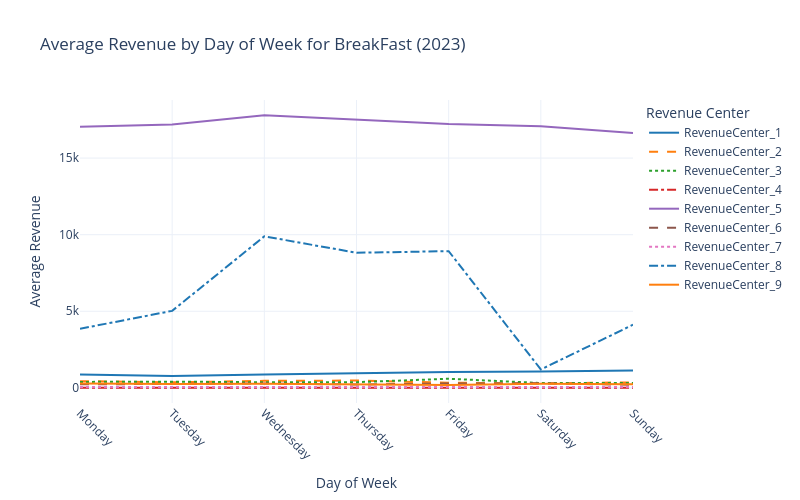
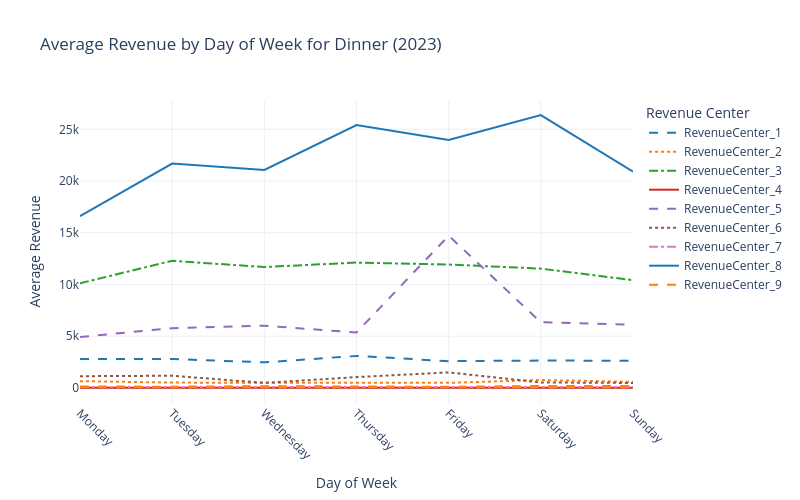
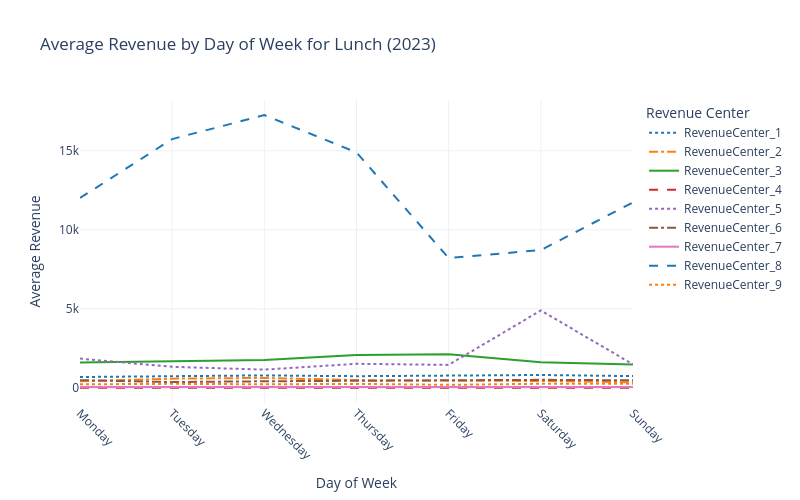

Notebook code cell kept with these figures, in order:
### Code cell
import pandas as pd
import plotly.express as px
from itertools import cycle

# Define column names
column_names = ['Date', 'MealPeriod', 'RevenueCenter', 'Revenue']

# Read the CSV with 'Date' as index and parse dates
data = pd.read_csv("C:/Users/Raveesha/Downloads/transaction_summary.csv", header=None, names=column_names, parse_dates=['Date'], index_col=['Date'])

# Reset index to move 'Date' back into a column
data = data.reset_index()

# Extract the day of the week (0 = Monday, 6 = Sunday)
data['DayOfWeek'] = data['Date'].dt.dayofweek

# Map day numbers to day names, ensuring Monday is first and Sunday is last
day_map = {0: 'Monday', 1: 'Tuesday', 2: 'Wednesday', 3: 'Thursday', 4: 'Friday', 5: 'Saturday', 6: 'Sunday'}
data['DayOfWeekName'] = data['DayOfWeek'].map(day_map)

# Order the days of the week correctly (Monday to Sunday)
day_order = ['Monday', 'Tuesday', 'Wednesday', 'Thursday', 'Friday', 'Saturday', 'Sunday']
data['DayOfWeekName'] = pd.Categorical(data['DayOfWeekName'], categories=day_order, ordered=True)

# Group by DayOfWeekName, MealPeriod, and RevenueCenter to calculate average revenue
weekly_avg = data.groupby(['DayOfWeekName', 'MealPeriod', 'RevenueCenter'])['Revenue'].mean().reset_index()

# Round the 'Revenue' column to one decimal place
weekly_avg['Revenue'] = weekly_avg['Revenue'].round(1)

# Verify the result and check unique meal periods
print(weekly_avg.head())
print("Unique Meal Periods:", weekly_avg['MealPeriod'].unique())

# Get unique meal periods
meal_periods = weekly_avg['MealPeriod'].unique()

# Define a color cycle and line style cycle for revenue centers
colors = cycle(['#1f77b4', '#ff7f0e', '#2ca02c', '#d62728', '#9467bd', '#8c564b', '#e377c2'])
color_map = {center: next(colors) for center in weekly_avg['RevenueCenter'].unique()}
line_styles = cycle(['solid', 'dash', 'dot', 'dashdot'])

# Create a separate plot for each meal period
for meal in meal_periods:
    # Filter data for the current meal period
    df_meal = weekly_avg[weekly_avg['MealPeriod'] == meal]
    
    # Create line plot
    fig = px.line(
        df_meal,
        x='DayOfWeekName',
        y='Revenue',
        color='RevenueCenter',
        color_discrete_map=color_map,
        title=f'Average Revenue by Day of Week for {meal} (2023)'
    )
    
    # Update line styles to alternate (e.g., solid, dashed)
    for trace, style in zip(fig.data, line_styles):
        trace.line.dash = style
    
    # Update layout to match the style
    fig.update_layout(
        xaxis_title='Day of Week',
        yaxis_title='Average Revenue',
        legend_title='Revenue Center',
        width=800,
        height=500,
        template='plotly_white',
    )
    
    # Rotate x-axis labels for better readability
    fig.update_xaxes(tickangle=45)
    
    # Show the plot
    fig.show()

### Figure 1 — Plotly figure (JSON) as saved in the notebook; plotly's stock layout.template omitted (floating-point values rounded to 4 significant figures)
{"data": [{"hovertemplate": "RevenueCenter=RevenueCenter_1<br>DayOfWeekName=%{x}<br>Revenue=%{y}<extra></extra>", "legendgroup": "RevenueCenter_1", "line": {"color": "#1f77b4", "dash": "solid"}, "marker": {"symbol": "circle"}, "mode": "lines", "name": "RevenueCenter_1", "orientation": "v", "showlegend": true, "type": "scatter", "x": ["Monday", "Tuesday", "Wednesday", "Thursday", "Friday", "Saturday", "Sunday"], "xaxis": "x", "y": [875.6, 778.4, 878.6, 967.2, 1036.0, 1063.0, 1140.0], "yaxis": "y"}, {"hovertemplate": "RevenueCenter=RevenueCenter_2<br>DayOfWeekName=%{x}<br>Revenue=%{y}<extra></extra>", "legendgroup": "RevenueCenter_2", "line": {"color": "#ff7f0e", "dash": "dash"}, "marker": {"symbol": "circle"}, "mode": "lines", "name": "RevenueCenter_2", "orientation": "v", "showlegend": true, "type": "scatter", "x": ["Monday", "Tuesday", "Wednesday", "Thursday", "Friday", "Saturday", "Sunday"], "xaxis": "x", "y": [438.5, 358.6, 457.1, 476.6, 334.2, 288.5, 358.5], "yaxis": "y"}, {"hovertemplate": "RevenueCenter=RevenueCenter_3<br>DayOfWeekName=%{x}<br>Revenue=%{y}<extra></extra>", "legendgroup": "RevenueCenter_3", "line": {"color": "#2ca02c", "dash": "dot"}, "marker": {"symbol": "circle"}, "mode": "lines", "name": "RevenueCenter_3", "orientation": "v", "showlegend": true, "type": "scatter", "x": ["Monday", "Tuesday", "Wednesday", "Thursday", "Friday", "Saturday", "Sunday"], "xaxis": "x", "y": [387.6, 404.6, 363.7, 369.2, 594.2, 316.1, 313.5], "yaxis": "y"}, {"hovertemplate": "RevenueCenter=RevenueCenter_4<br>DayOfWeekName=%{x}<br>Revenue=%{y}<extra></extra>", "legendgroup": "RevenueCenter_4", "line": {"color": "#d62728", "dash": "dashdot"}, "marker": {"symbol": "circle"}, "mode": "lines", "name": "RevenueCenter_4", "orientation": "v", "showlegend": true, "type": "scatter", "x": ["Monday", "Tuesday", "Wednesday", "Thursday", "Friday", "Saturday", "Sunday"], "xaxis": "x", "y": [0.0, 0.0, 0.0, 0.0, 0.0, 0.0, 0.0], "yaxis": "y"}, {"hovertemplate": "RevenueCenter=RevenueCenter_5<br>DayOfWeekName=%{x}<br>Revenue=%{y}<extra></extra>", "legendgroup": "RevenueCenter_5", "line": {"color": "#9467bd", "dash": "solid"}, "marker": {"symbol": "circle"}, "mode": "lines", "name": "RevenueCenter_5", "orientation": "v", "showlegend": true, "type": "scatter", "x": ["Monday", "Tuesday", "Wednesday", "Thursday", "Friday", "Saturday", "Sunday"], "xaxis": "x", "y": [17050.0, 17190.0, 17800.0, 17530.0, 17220.0, 17070.0, 16640.0], "yaxis": "y"}, {"hovertemplate": "RevenueCenter=RevenueCenter_6<br>DayOfWeekName=%{x}<br>Revenue=%{y}<extra></extra>", "legendgroup": "RevenueCenter_6", "line": {"color": "#8c564b", "dash": "dash"}, "marker": {"symbol": "circle"}, "mode": "lines", "name": "RevenueCenter_6", "orientation": "v", "showlegend": true, "type": "scatter", "x": ["Monday", "Tuesday", "Wednesday", "Thursday", "Friday", "Saturday", "Sunday"], "xaxis": "x", "y": [227.6, 237.0, 282.8, 218.8, 284.2, 294.2, 203.5], "yaxis": "y"}, {"hovertemplate": "RevenueCenter=RevenueCenter_7<br>DayOfWeekName=%{x}<br>Revenue=%{y}<extra></extra>", "legendgroup": "RevenueCenter_7", "line": {"color": "#e377c2", "dash": "dot"}, "marker": {"symbol": "circle"}, "mode": "lines", "name": "RevenueCenter_7", "orientation": "v", "showlegend": true, "type": "scatter", "x": ["Monday", "Tuesday", "Wednesday", "Thursday", "Friday", "Saturday", "Sunday"], "xaxis": "x", "y": [54.1, 59.5, 73.2, 67.8, 85.6, 50.6, 58.3], "yaxis": "y"}, {"hovertemplate": "RevenueCenter=RevenueCenter_8<br>DayOfWeekName=%{x}<br>Revenue=%{y}<extra></extra>", "legendgroup": "RevenueCenter_8", "line": {"color": "#1f77b4", "dash": "dashdot"}, "marker": {"symbol": "circle"}, "mode": "lines", "name": "RevenueCenter_8", "orientation": "v", "showlegend": true, "type": "scatter", "x": ["Monday", "Tuesday", "Wednesday", "Thursday", "Friday", "Saturday", "Sunday"], "xaxis": "x", "y": [3857.0, 5026.0, 9892.0, 8819.0, 8924.0, 1200.0, 4120.0], "yaxis": "y"}, {"hovertemplate": "RevenueCenter=RevenueCenter_9<br>DayOfWeekName=%{x}<br>Revenue=%{y}<extra></extra>", "legendgroup": "RevenueCenter_9", "line": {"color": "#ff7f0e", "dash": "solid"}, "marker": {"symbol": "circle"}, "mode": "lines", "name": "RevenueCenter_9", "orientation": "v", "showlegend": true, "type": "scatter", "x": ["Monday", "Tuesday", "Wednesday", "Thursday", "Friday", "Saturday", "Sunday"], "xaxis": "x", "y": [277.8, 245.8, 270.4, 218.3, 191.3, 259.9, 229.2], "yaxis": "y"}], "layout": {"height": 500, "legend": {"title": {"text": "Revenue Center"}, "tracegroupgap": 0}, "title": {"text": "Average Revenue by Day of Week for BreakFast (2023)"}, "width": 800, "xaxis": {"anchor": "y", "domain": [0, 1], "tickangle": 45, "title": {"text": "Day of Week"}}, "yaxis": {"anchor": "x", "domain": [0, 1], "title": {"text": "Average Revenue"}}}}

### Figure 2 — Plotly figure (JSON) as saved in the notebook; plotly's stock layout.template omitted (floating-point values rounded to 4 significant figures)
{"data": [{"hovertemplate": "RevenueCenter=RevenueCenter_1<br>DayOfWeekName=%{x}<br>Revenue=%{y}<extra></extra>", "legendgroup": "RevenueCenter_1", "line": {"color": "#1f77b4", "dash": "dash"}, "marker": {"symbol": "circle"}, "mode": "lines", "name": "RevenueCenter_1", "orientation": "v", "showlegend": true, "type": "scatter", "x": ["Monday", "Tuesday", "Wednesday", "Thursday", "Friday", "Saturday", "Sunday"], "xaxis": "x", "y": [2780.0, 2784.0, 2467.0, 3089.0, 2579.0, 2640.0, 2624.0], "yaxis": "y"}, {"hovertemplate": "RevenueCenter=RevenueCenter_2<br>DayOfWeekName=%{x}<br>Revenue=%{y}<extra></extra>", "legendgroup": "RevenueCenter_2", "line": {"color": "#ff7f0e", "dash": "dot"}, "marker": {"symbol": "circle"}, "mode": "lines", "name": "RevenueCenter_2", "orientation": "v", "showlegend": true, "type": "scatter", "x": ["Monday", "Tuesday", "Wednesday", "Thursday", "Friday", "Saturday", "Sunday"], "xaxis": "x", "y": [650.1, 508.0, 496.8, 463.9, 481.9, 759.0, 580.5], "yaxis": "y"}, {"hovertemplate": "RevenueCenter=RevenueCenter_3<br>DayOfWeekName=%{x}<br>Revenue=%{y}<extra></extra>", "legendgroup": "RevenueCenter_3", "line": {"color": "#2ca02c", "dash": "dashdot"}, "marker": {"symbol": "circle"}, "mode": "lines", "name": "RevenueCenter_3", "orientation": "v", "showlegend": true, "type": "scatter", "x": ["Monday", "Tuesday", "Wednesday", "Thursday", "Friday", "Saturday", "Sunday"], "xaxis": "x", "y": [10110.0, 12290.0, 11680.0, 12110.0, 11920.0, 11530.0, 10420.0], "yaxis": "y"}, {"hovertemplate": "RevenueCenter=RevenueCenter_4<br>DayOfWeekName=%{x}<br>Revenue=%{y}<extra></extra>", "legendgroup": "RevenueCenter_4", "line": {"color": "#d62728", "dash": "solid"}, "marker": {"symbol": "circle"}, "mode": "lines", "name": "RevenueCenter_4", "orientation": "v", "showlegend": true, "type": "scatter", "x": ["Monday", "Tuesday", "Wednesday", "Thursday", "Friday", "Saturday", "Sunday"], "xaxis": "x", "y": [0.0, 0.0, 0.0, 0.0, 0.0, 0.0, 0.0], "yaxis": "y"}, {"hovertemplate": "RevenueCenter=RevenueCenter_5<br>DayOfWeekName=%{x}<br>Revenue=%{y}<extra></extra>", "legendgroup": "RevenueCenter_5", "line": {"color": "#9467bd", "dash": "dash"}, "marker": {"symbol": "circle"}, "mode": "lines", "name": "RevenueCenter_5", "orientation": "v", "showlegend": true, "type": "scatter", "x": ["Monday", "Tuesday", "Wednesday", "Thursday", "Friday", "Saturday", "Sunday"], "xaxis": "x", "y": [4914.0, 5775.0, 6007.0, 5352.0, 14720.0, 6339.0, 6117.0], "yaxis": "y"}, {"hovertemplate": "RevenueCenter=RevenueCenter_6<br>DayOfWeekName=%{x}<br>Revenue=%{y}<extra></extra>", "legendgroup": "RevenueCenter_6", "line": {"color": "#8c564b", "dash": "dot"}, "marker": {"symbol": "circle"}, "mode": "lines", "name": "RevenueCenter_6", "orientation": "v", "showlegend": true, "type": "scatter", "x": ["Monday", "Tuesday", "Wednesday", "Thursday", "Friday", "Saturday", "Sunday"], "xaxis": "x", "y": [1126.0, 1173.0, 481.1, 1039.0, 1495.0, 520.8, 473.0], "yaxis": "y"}, {"hovertemplate": "RevenueCenter=RevenueCenter_7<br>DayOfWeekName=%{x}<br>Revenue=%{y}<extra></extra>", "legendgroup": "RevenueCenter_7", "line": {"color": "#e377c2", "dash": "dashdot"}, "marker": {"symbol": "circle"}, "mode": "lines", "name": "RevenueCenter_7", "orientation": "v", "showlegend": true, "type": "scatter", "x": ["Monday", "Tuesday", "Wednesday", "Thursday", "Friday", "Saturday", "Sunday"], "xaxis": "x", "y": [87.2, 84.3, 82.3, 74.6, 90.1, 95.2, 75.6], "yaxis": "y"}, {"hovertemplate": "RevenueCenter=RevenueCenter_8<br>DayOfWeekName=%{x}<br>Revenue=%{y}<extra></extra>", "legendgroup": "RevenueCenter_8", "line": {"color": "#1f77b4", "dash": "solid"}, "marker": {"symbol": "circle"}, "mode": "lines", "name": "RevenueCenter_8", "orientation": "v", "showlegend": true, "type": "scatter", "x": ["Monday", "Tuesday", "Wednesday", "Thursday", "Friday", "Saturday", "Sunday"], "xaxis": "x", "y": [16610.0, 21690.0, 21070.0, 25410.0, 23970.0, 26370.0, 20910.0], "yaxis": "y"}, {"hovertemplate": "RevenueCenter=RevenueCenter_9<br>DayOfWeekName=%{x}<br>Revenue=%{y}<extra></extra>", "legendgroup": "RevenueCenter_9", "line": {"color": "#ff7f0e", "dash": "dash"}, "marker": {"symbol": "circle"}, "mode": "lines", "name": "RevenueCenter_9", "orientation": "v", "showlegend": true, "type": "scatter", "x": ["Monday", "Tuesday", "Wednesday", "Thursday", "Friday", "Saturday", "Sunday"], "xaxis": "x", "y": [132.4, 109.8, 163.8, 110.2, 101.5, 178.3, 178.9], "yaxis": "y"}], "layout": {"height": 500, "legend": {"title": {"text": "Revenue Center"}, "tracegroupgap": 0}, "title": {"text": "Average Revenue by Day of Week for Dinner (2023)"}, "width": 800, "xaxis": {"anchor": "y", "domain": [0, 1], "tickangle": 45, "title": {"text": "Day of Week"}}, "yaxis": {"anchor": "x", "domain": [0, 1], "title": {"text": "Average Revenue"}}}}

### Figure 3 — Plotly figure (JSON) as saved in the notebook; plotly's stock layout.template omitted (floating-point values rounded to 4 significant figures)
{"data": [{"hovertemplate": "RevenueCenter=RevenueCenter_1<br>DayOfWeekName=%{x}<br>Revenue=%{y}<extra></extra>", "legendgroup": "RevenueCenter_1", "line": {"color": "#1f77b4", "dash": "dot"}, "marker": {"symbol": "circle"}, "mode": "lines", "name": "RevenueCenter_1", "orientation": "v", "showlegend": true, "type": "scatter", "x": ["Monday", "Tuesday", "Wednesday", "Thursday", "Friday", "Saturday", "Sunday"], "xaxis": "x", "y": [686.0, 758.9, 787.4, 737.1, 764.8, 813.7, 742.2], "yaxis": "y"}, {"hovertemplate": "RevenueCenter=RevenueCenter_2<br>DayOfWeekName=%{x}<br>Revenue=%{y}<extra></extra>", "legendgroup": "RevenueCenter_2", "line": {"color": "#ff7f0e", "dash": "dashdot"}, "marker": {"symbol": "circle"}, "mode": "lines", "name": "RevenueCenter_2", "orientation": "v", "showlegend": true, "type": "scatter", "x": ["Monday", "Tuesday", "Wednesday", "Thursday", "Friday", "Saturday", "Sunday"], "xaxis": "x", "y": [418.2, 581.7, 626.2, 491.9, 454.8, 436.3, 349.1], "yaxis": "y"}, {"hovertemplate": "RevenueCenter=RevenueCenter_3<br>DayOfWeekName=%{x}<br>Revenue=%{y}<extra></extra>", "legendgroup": "RevenueCenter_3", "line": {"color": "#2ca02c", "dash": "solid"}, "marker": {"symbol": "circle"}, "mode": "lines", "name": "RevenueCenter_3", "orientation": "v", "showlegend": true, "type": "scatter", "x": ["Monday", "Tuesday", "Wednesday", "Thursday", "Friday", "Saturday", "Sunday"], "xaxis": "x", "y": [1605.0, 1676.0, 1756.0, 2080.0, 2126.0, 1614.0, 1476.0], "yaxis": "y"}, {"hovertemplate": "RevenueCenter=RevenueCenter_4<br>DayOfWeekName=%{x}<br>Revenue=%{y}<extra></extra>", "legendgroup": "RevenueCenter_4", "line": {"color": "#d62728", "dash": "dash"}, "marker": {"symbol": "circle"}, "mode": "lines", "name": "RevenueCenter_4", "orientation": "v", "showlegend": true, "type": "scatter", "x": ["Monday", "Tuesday", "Wednesday", "Thursday", "Friday", "Saturday", "Sunday"], "xaxis": "x", "y": [0.0, 0.0, 0.0, 0.0, 0.0, 0.0, 0.0], "yaxis": "y"}, {"hovertemplate": "RevenueCenter=RevenueCenter_5<br>DayOfWeekName=%{x}<br>Revenue=%{y}<extra></extra>", "legendgroup": "RevenueCenter_5", "line": {"color": "#9467bd", "dash": "dot"}, "marker": {"symbol": "circle"}, "mode": "lines", "name": "RevenueCenter_5", "orientation": "v", "showlegend": true, "type": "scatter", "x": ["Monday", "Tuesday", "Wednesday", "Thursday", "Friday", "Saturday", "Sunday"], "xaxis": "x", "y": [1850.0, 1330.0, 1153.0, 1522.0, 1453.0, 4897.0, 1486.0], "yaxis": "y"}, {"hovertemplate": "RevenueCenter=RevenueCenter_6<br>DayOfWeekName=%{x}<br>Revenue=%{y}<extra></extra>", "legendgroup": "RevenueCenter_6", "line": {"color": "#8c564b", "dash": "dashdot"}, "marker": {"symbol": "circle"}, "mode": "lines", "name": "RevenueCenter_6", "orientation": "v", "showlegend": true, "type": "scatter", "x": ["Monday", "Tuesday", "Wednesday", "Thursday", "Friday", "Saturday", "Sunday"], "xaxis": "x", "y": [487.6, 365.3, 416.6, 443.2, 514.7, 507.8, 479.1], "yaxis": "y"}, {"hovertemplate": "RevenueCenter=RevenueCenter_7<br>DayOfWeekName=%{x}<br>Revenue=%{y}<extra></extra>", "legendgroup": "RevenueCenter_7", "line": {"color": "#e377c2", "dash": "solid"}, "marker": {"symbol": "circle"}, "mode": "lines", "name": "RevenueCenter_7", "orientation": "v", "showlegend": true, "type": "scatter", "x": ["Monday", "Tuesday", "Wednesday", "Thursday", "Friday", "Saturday", "Sunday"], "xaxis": "x", "y": [46.0, 59.5, 40.2, 63.8, 57.2, 50.9, 55.8], "yaxis": "y"}, {"hovertemplate": "RevenueCenter=RevenueCenter_8<br>DayOfWeekName=%{x}<br>Revenue=%{y}<extra></extra>", "legendgroup": "RevenueCenter_8", "line": {"color": "#1f77b4", "dash": "dash"}, "marker": {"symbol": "circle"}, "mode": "lines", "name": "RevenueCenter_8", "orientation": "v", "showlegend": true, "type": "scatter", "x": ["Monday", "Tuesday", "Wednesday", "Thursday", "Friday", "Saturday", "Sunday"], "xaxis": "x", "y": [12010.0, 15740.0, 17260.0, 14900.0, 8216.0, 8719.0, 11740.0], "yaxis": "y"}, {"hovertemplate": "RevenueCenter=RevenueCenter_9<br>DayOfWeekName=%{x}<br>Revenue=%{y}<extra></extra>", "legendgroup": "RevenueCenter_9", "line": {"color": "#ff7f0e", "dash": "dot"}, "marker": {"symbol": "circle"}, "mode": "lines", "name": "RevenueCenter_9", "orientation": "v", "showlegend": true, "type": "scatter", "x": ["Monday", "Tuesday", "Wednesday", "Thursday", "Friday", "Saturday", "Sunday"], "xaxis": "x", "y": [221.8, 255.6, 224.7, 250.4, 190.5, 257.7, 256.5], "yaxis": "y"}], "layout": {"height": 500, "legend": {"title": {"text": "Revenue Center"}, "tracegroupgap": 0}, "title": {"text": "Average Revenue by Day of Week for Lunch (2023)"}, "width": 800, "xaxis": {"anchor": "y", "domain": [0, 1], "tickangle": 45, "title": {"text": "Day of Week"}}, "yaxis": {"anchor": "x", "domain": [0, 1], "title": {"text": "Average Revenue"}}}}
